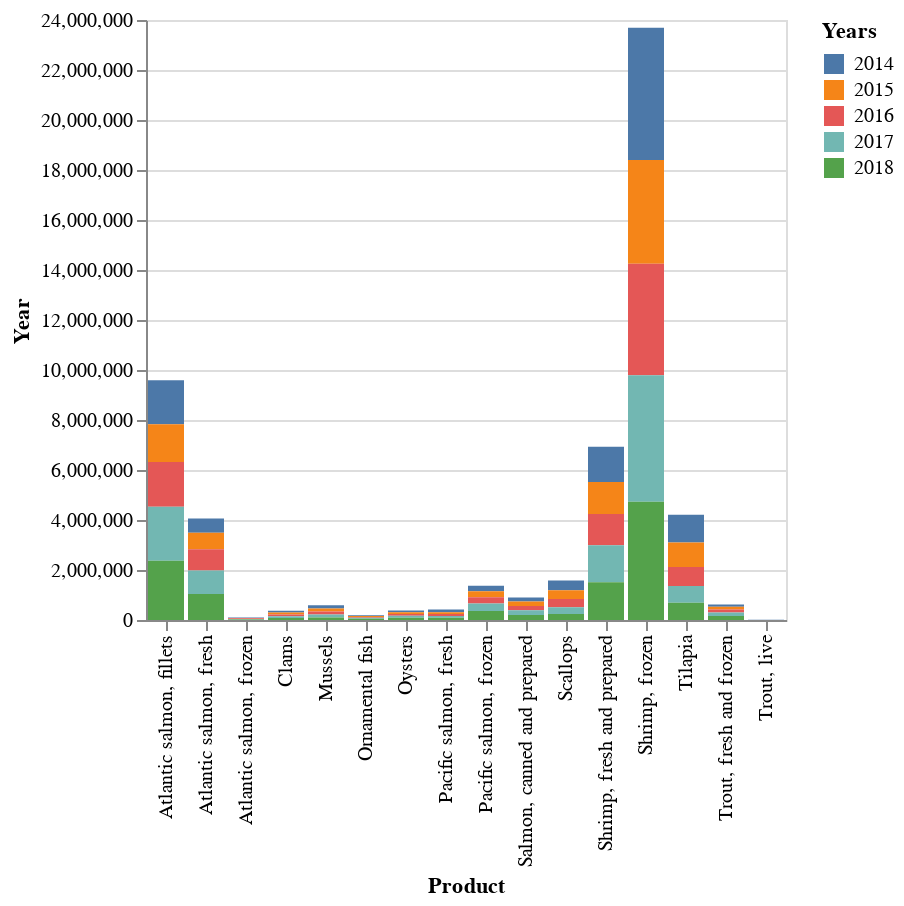

Notebook code cell kept with this figure:
### Markdown cell above
### Dropdown and radio buttons for selection

Next we can reuse the same data again to look at interacting with a chart by selecting items from a dropdown list or using radio buttons. 

Recall we used before a fold transform so we could fold together the years in our dataset into one field, and this also enables us to refer to the dates as elements within that field - here was the code we used to then stack up the bars for each year in one chart

### Code cell
alt.Chart(fish).transform_fold(['2014','2015','2016','2017','2018'], as_=['Years','Year']
).mark_bar().encode(
    x=alt.X('Product:N'), 
    y=alt.Y('Year:Q',stack=True),
    color='Years:N'
)

### Figure 1 — Vega-Lite specification as saved in the notebook (floating-point values rounded to 4 significant figures)
{"config": {"view": {"continuousWidth": 300, "continuousHeight": 300}}, "data": {"name": "data-f541a6179af65bc43b7b60bcdd80dcb9"}, "mark": {"type": "bar"}, "encoding": {"color": {"field": "Years", "type": "nominal"}, "x": {"field": "Product", "type": "nominal"}, "y": {"field": "Year", "stack": true, "type": "quantitative"}}, "transform": [{"fold": ["2014", "2015", "2016", "2017", "2018"], "as": ["Years", "Year"]}], "$schema": "https://vega.github.io/schema/vega-lite/v5.8.0.json", "datasets": {"data-f541a6179af65bc43b7b60bcdd80dcb9": [{"Product": "Trout, fresh and frozen", "2014": 95010.0, "2015": 104800.0, "2016": 121000.0, "2017": 135200.0, "2018": 164700.0}, {"Product": "Atlantic salmon, fresh", "2014": 568900.0, "2015": 658800.0, "2016": 842600.0, "2017": 948900.0, "2018": 1036000.0}, {"Product": "Pacific salmon, fresh ", "2014": 111500.0, "2015": 69980.0, "2016": 80010.0, "2017": 70730.0, "2018": 90320.0}, {"Product": "Atlantic salmon, frozen", "2014": 21460.0, "2015": 16360.0, "2016": 24230.0, "2017": 22490.0, "2018": 20200.0}, {"Product": "Pacific salmon, frozen ", "2014": 224300.0, "2015": 239000.0, "2016": 246200.0, "2017": 302300.0, "2018": 360700.0}, {"Product": "Atlantic salmon, fillets", "2014": 1767000.0, "2015": 1503000.0, "2016": 1795000.0, "2017": 2160000.0, "2018": 2369000.0}, {"Product": "Salmon, canned and prepared ", "2014": 167800.0, "2015": 175400.0, "2016": 166500.0, "2017": 195400.0, "2018": 198000.0}, {"Product": "Tilapia ", "2014": 1114000.0, "2015": 980700.0, "2016": 754800.0, "2017": 674500.0, "2018": 686900.0}, {"Product": "Shrimp, frozen", "2014": 5293000.0, "2015": 4151000.0, "2016": 4458000.0, "2017": 5064000.0, "2018": 4728000.0}, {"Product": "Shrimp, fresh and prepared ", "2014": 1415000.0, "2015": 1284000.0, "2016": 1246000.0, "2017": 1480000.0, "2018": 1509000.0}, {"Product": "Oysters ", "2014": 64190.0, "2015": 72020.0, "2016": 74460.0, "2017": 77820.0, "2018": 87710.0}, {"Product": "Mussels ", "2014": 128400.0, "2015": 114300.0, "2016": 119900.0, "2017": 121800.0, "2018": 102700.0}, {"Product": "Clams ", "2014": 71340.0, "2015": 71410.0, "2016": 73060.0, "2017": 72420.0, "2018": 79220.0}, {"Product": "Scallops ", "2014": 394400.0, "2015": 350200.0, "2016": 328500.0, "2017": 264500.0, "2018": 243600.0}, {"Product": "Trout, live", "2014": 800.3, "2015": 1054.0, "2016": 1082.0, "2017": 1152.0, "2018": 1635.0}, {"Product": "Ornamental fish", "2014": 33730.0, "2015": 33780.0, "2016": 38790.0, "2017": 40050.0, "2018": 45250.0}]}}
